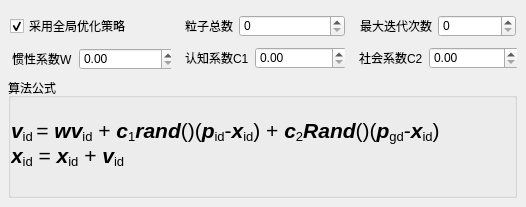
   <widget class="QWidget" name="tab_6">
    <attribute name="title">
     <string>算法参数</string>
    </attribute>
    <widget class="QCheckBox" name="checkBox">
     <property name="geometry">
      <rect>
       <x>10</x>
       <y>18</y>
       <width>119</width>
       <height>16</height>
      </rect>
     </property>
     <property name="text">
      <string>采用全局优化策略</string>
     </property>
     <property name="checked">
      <bool>true</bool>
     </property>
    </widget>
    <widget class="QGroupBox" name="groupBox_7">
     <property name="geometry">
      <rect>
       <x>8</x>
       <y>78</y>
       <width>509</width>
       <height>120</height>
      </rect>
     </property>
     <property name="title">
      <string>算法公式</string>
     </property>
     <widget class="QLabel" name="label_42">
      <property name="geometry">
       <rect>
        <x>3</x>
        <y>40</y>
        <width>507</width>
        <height>48</height>
       </rect>
      </property>
      <property name="text">
       <string>&lt;!DOCTYPE HTML PUBLIC &quot;-//W3C//DTD HTML 4.0//EN&quot; &quot;http://www.w3.org/TR/REC-html40/strict.dtd&quot;&gt;
&lt;html&gt;&lt;head&gt;&lt;meta name=&quot;qrichtext&quot; content=&quot;1&quot; /&gt;&lt;style type=&quot;text/css&quot;&gt;
p, li { white-space: pre-wrap; }
&lt;/style&gt;&lt;/head&gt;&lt;body style=&quot; font-family:'SimSun'; font-size:9pt; font-weight:400; font-style:normal;&quot;&gt;
&lt;p style=&quot; margin-top:0px; margin-bottom:0px; margin-left:0px; margin-right:0px; -qt-block-indent:0; text-indent:0px;&quot;&gt;&lt;span style=&quot; font-size:16pt; font-weight:600; font-style:italic;&quot;&gt;v&lt;/span&gt;&lt;span style=&quot; font-size:16pt; vertical-align:sub;&quot;&gt;id &lt;/span&gt;&lt;span style=&quot; font-size:16pt;&quot;&gt;= &lt;/span&gt;&lt;span style=&quot; font-size:16pt; font-weight:600; font-style:italic;&quot;&gt;wv&lt;/span&gt;&lt;span style=&quot; font-size:16pt; vertical-align:sub;&quot;&gt;id&lt;/span&gt;&lt;span style=&quot; font-size:16pt;&quot;&gt; + &lt;/span&gt;&lt;span style=&quot; font-size:16pt; font-weight:600; font-style:italic;&quot;&gt;c&lt;/span&gt;&lt;span style=&quot; font-size:16pt; vertical-align:sub;&quot;&gt;1&lt;/span&gt;&lt;span style=&quot; font-size:16pt; font-weight:600; font-style:italic;&quot;&gt;rand&lt;/span&gt;&lt;span style=&quot; font-size:16pt;&quot;&gt;()(&lt;/span&gt;&lt;span style=&quot; font-size:16pt; font-weight:600; font-style:italic;&quot;&gt;p&lt;/span&gt;&lt;span style=&quot; font-size:16pt; vertical-align:sub;&quot;&gt;id&lt;/span&gt;&lt;span style=&quot; font-size:16pt;&quot;&gt;-&lt;/span&gt;&lt;span style=&quot; font-size:16pt; font-weight:600; font-style:italic;&quot;&gt;x&lt;/span&gt;&lt;span style=&quot; font-size:16pt; vertical-align:sub;&quot;&gt;id&lt;/span&gt;&lt;span style=&quot; font-size:16pt;&quot;&gt;) + &lt;/span&gt;&lt;span style=&quot; font-size:16pt; font-weight:600; font-style:italic;&quot;&gt;c&lt;/span&gt;&lt;span style=&quot; font-size:16pt; vertical-align:sub;&quot;&gt;2&lt;/span&gt;&lt;span style=&quot; font-size:16pt; font-weight:600; font-style:italic;&quot;&gt;Rand&lt;/span&gt;&lt;span style=&quot; font-size:16pt;&quot;&gt;()(&lt;/span&gt;&lt;span style=&quot; font-size:16pt; font-weight:600; font-style:italic;&quot;&gt;p&lt;/span&gt;&lt;span style=&quot; font-size:16pt; vertical-align:sub;&quot;&gt;gd&lt;/span&gt;&lt;span style=&quot; font-size:16pt;&quot;&gt;-&lt;/span&gt;&lt;span style=&quot; font-size:16pt; font-weight:600; font-style:italic;&quot;&gt;x&lt;/span&gt;&lt;span style=&quot; font-size:16pt; vertical-align:sub;&quot;&gt;id&lt;/span&gt;&lt;span style=&quot; font-size:16pt;&quot;&gt;)&lt;/span&gt;&lt;/p&gt;
&lt;p style=&quot; margin-top:0px; margin-bottom:0px; margin-left:0px; margin-right:0px; -qt-block-indent:0; text-indent:0px;&quot;&gt;&lt;span style=&quot; font-size:16pt; font-weight:600; font-style:italic;&quot;&gt;x&lt;/span&gt;&lt;span style=&quot; font-size:16pt; vertical-align:sub;&quot;&gt;id&lt;/span&gt;&lt;span style=&quot; font-size:16pt;&quot;&gt; = &lt;/span&gt;&lt;span style=&quot; font-size:16pt; font-weight:600; font-style:italic;&quot;&gt;x&lt;/span&gt;&lt;span style=&quot; font-size:16pt; vertical-align:sub;&quot;&gt;id&lt;/span&gt;&lt;span style=&quot; font-size:16pt;&quot;&gt; + &lt;/span&gt;&lt;span style=&quot; font-size:16pt; font-weight:600; font-style:italic;&quot;&gt;v&lt;/span&gt;&lt;span style=&quot; font-size:16pt; vertical-align:sub;&quot;&gt;id&lt;/span&gt;&lt;/p&gt;&lt;/body&gt;&lt;/html&gt;</string>
      </property>
     </widget>
    </widget>
    <widget class="QWidget" name="layoutWidget">
     <property name="geometry">
      <rect>
       <x>185</x>
       <y>47</y>
       <width>160</width>
       <height>22</height>
      </rect>
     </property>
     <layout class="QFormLayout" name="formLayout_24">
      <item row="0" column="0">
       <widget class="QLabel" name="label_40">
        <property name="text">
         <string>认知系数C1</string>
        </property>
       </widget>
      </item>
      <item row="0" column="1">
       <widget class="QDoubleSpinBox" name="dspinC1">
        <property name="minimumSize">
         <size>
          <width>92</width>
          <height>0</height>
         </size>
        </property>
       </widget>
      </item>
     </layout>
    </widget>
    <widget class="QWidget" name="layoutWidget">
     <property name="geometry">
      <rect>
       <x>359</x>
       <y>47</y>
       <width>158</width>
       <height>22</height>
      </rect>
     </property>
     <layout class="QFormLayout" name="formLayout_25">
      <item row="0" column="0">
       <widget class="QLabel" name="label_41">
        <property name="text">
         <string>社会系数C2</string>
        </property>
       </widget>
      </item>
      <item row="0" column="1">
       <widget class="QDoubleSpinBox" name="dspinC2">
        <property name="minimumSize">
         <size>
          <width>90</width>
          <height>0</height>
         </size>
        </property>
       </widget>
      </item>
     </layout>
    </widget>
    <widget class="QWidget" name="layoutWidget">
     <property name="geometry">
      <rect>
       <x>12</x>
       <y>48</y>
       <width>159</width>
       <height>22</height>
      </rect>
     </property>
     <layout class="QFormLayout" name="formLayout_23">
      <item row="0" column="0">
       <widget class="QLabel" name="label_39">
        <property name="text">
         <string>惯性系数W</string>
        </property>
       </widget>
      </item>
      <item row="0" column="1">
       <widget class="QDoubleSpinBox" name="dspinMomentum">
        <property name="minimumSize">
         <size>
          <width>97</width>
          <height>0</height>
         </size>
        </property>
       </widget>
      </item>
     </layout>
    </widget>
    <widget class="QWidget" name="layoutWidget">
     <property name="geometry">
      <rect>
       <x>185</x>
       <y>15</y>
       <width>160</width>
       <height>22</height>
      </rect>
     </property>
     <layout class="QFormLayout" name="formLayout_26">
      <item row="0" column="0">
       <widget class="QLabel" name="label_43">
        <property name="text">
         <string>粒子总数</string>
        </property>
       </widget>
      </item>
      <item row="0" column="1">
       <widget class="QSpinBox" name="spinSwarmSize">
        <property name="minimumSize">
         <size>
          <width>104</width>
          <height>0</height>
         </size>
        </property>
        <property name="maximum">
         <number>9999</number>
        </property>
       </widget>
      </item>
     </layout>
    </widget>
    <widget class="QWidget" name="layoutWidget">
     <property name="geometry">
      <rect>
       <x>360</x>
       <y>15</y>
       <width>156</width>
       <height>22</height>
      </rect>
     </property>
     <layout class="QFormLayout" name="formLayout_27">
      <item row="0" column="0">
       <widget class="QLabel" name="label_44">
        <property name="text">
         <string>最大迭代次数</string>
        </property>
       </widget>
      </item>
      <item row="0" column="1">
       <widget class="QSpinBox" name="spinIteration">
        <property name="sizePolicy">
         <sizepolicy hsizetype="Preferred" vsizetype="Fixed">
          <horstretch>0</horstretch>
          <verstretch>0</verstretch>
         </sizepolicy>
        </property>
        <property name="minimumSize">
         <size>
          <width>76</width>
          <height>0</height>
         </size>
        </property>
        <property name="maximumSize">
         <size>
          <width>80</width>
          <height>16777215</height>
         </size>
        </property>
        <property name="maximum">
         <number>9999</number>
        </property>
       </widget>
      </item>
     </layout>
    </widget>
   </widget>
